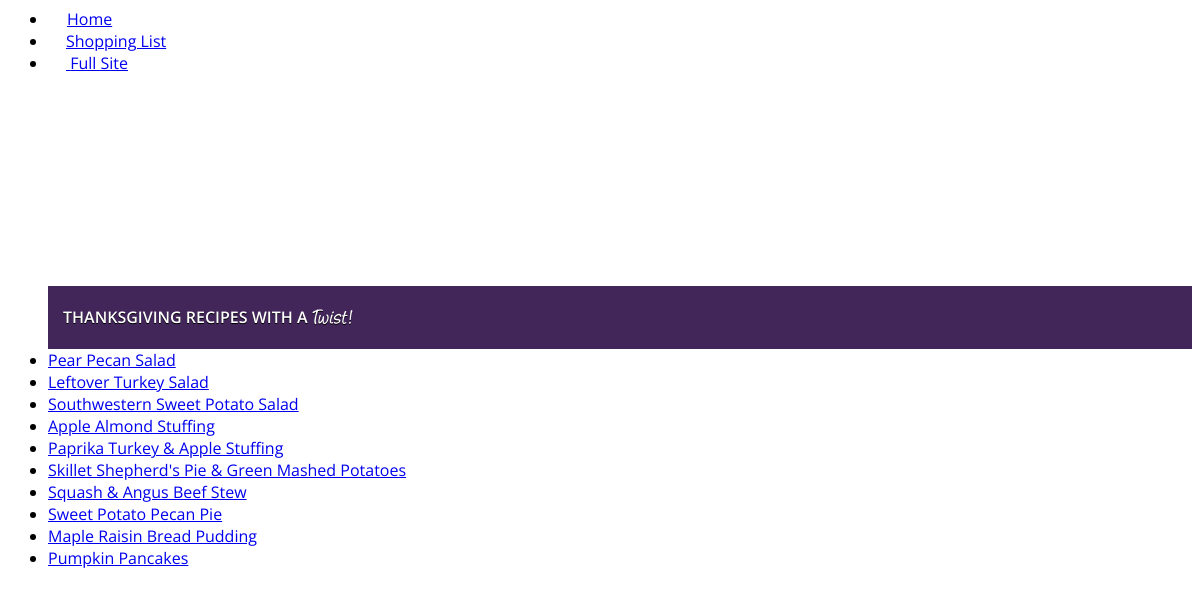
Before: / with the older database file.
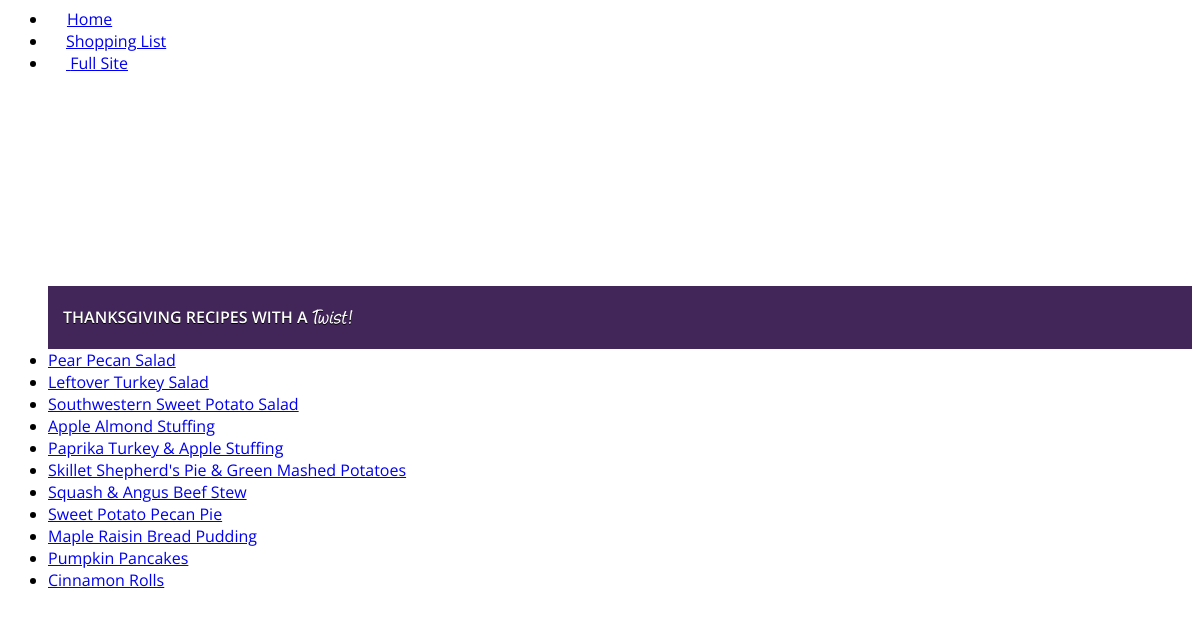
After: the same page with the newer database file.
### tables this page shows
CREATE TABLE `sweetbay_recipes` (
  `id` int(11) unsigned NOT NULL auto_increment,
  `title` tinytext,
  `longtitle` text,
  `ingredients` text,
  `directions` text,
  `servings` int(11) default NULL,
  `preptime` tinytext,
  `cooktime` tinytext,
  `image` text,
  `grocerylist` text,
  `seo` text,
  PRIMARY KEY  (`id`)
);

### index.php (the view, shortened to what this page needs)
<!DOCTYPE>
<html>
	<head>
		<?php
		include_once ('includes/head.php');
		?>
	</head>
	<body>
		<div data-role="page" data-theme="s"  data-content-theme="s" id="home">
			<?php
			include_once ('includes/header.php');
			?>
			<div data-role="content">
				<ul data-role="listview" data-inset="true" data-theme="h">
					<li data-role="list-divider" role="heading" class="ui-bar-h header">Thanksgiving Recipes With A <span class="cursive">Twist!</span></li>
					<?php
					$query = "SELECT id, title FROM sweetbay_recipes";
					$result = mysql_query($query);
					while ($row = mysql_fetch_assoc($result)) {
						echo "<li><a href=\"recipe.php?rid=" . $row['id'] . "\" data-transition=\"flip\" >" . $row['title'] . "</a></li>";
					}
					?>
				</ul>
			</div>
		</div>
	</body>
</html>

### includes/head.php (shortened to what this page needs)
<link rel="stylesheet" href="http://code.jquery.com/mobile/1.0rc2/jquery.mobile-1.0rc2.min.css" />
<link rel="stylesheet" type="text/css" href="css/s.css" />
<link rel="stylesheet" type="text/css" href="css/l.css" />
<link rel="stylesheet" type="text/css" href="css/h.css" />
<link rel="stylesheet" type="text/css" href="css/default.css" />
<link rel="stylesheet" type="text/css" href="css/webfontkit.css" />
<link type="text/css" rel="stylesheet" media="only screen and (max-device-width: 480px)" href="css/iphone.css" />
<link type="text/css" rel="stylesheet" media="only screen and (min-device-width: 768px) and (max-device-width: 1024px)" href="css/ipad.css" />

### includes/header.php
<div data-role="navbar" class="nav-s">
	<ul>
		<li style="width:25%;"><a href="index.php"><img class="custom-icon"  src="images/icons/home.png" />Home</a></li>
		<li style="width:45%;"><a href="list.php"><img class="custom-icon" src="images/icons/plus.png" />Shopping List</a></li>
		<li style="width:30%;"><a href="http://www.sweetbaysupermarket.com" rel="external"><img class="custom-icon" src="images/icons/fullsite.png" /> Full Site</a></li>
	</ul>
</div>
<div id="logo" align="center"><img src="images/logo.png" />
</div>

### css/s.css (style rules this page uses)
.nav-s img.custom-icon { height: 13px; display: inline; vertical-align: middle; margin-right: 5px; padding-bottom: 3px; }

### css/h.css (style rules this page uses)
.ui-bar-h { border: 0px solid #ccc ; background: #422559 ; color: #fff ; text-shadow: 0 1px 0 #000 ; padding: 1.2em 75px 1.2em 15px; font-family: 'Open Sans', Helvetica, Arial, sans-serif ; font-weight: 600; letter-spacing:; text-transform: uppercase; }
.ui-bar-h.header { padding-right:10px; }

### css/default.css (style rules this page uses)
body { font-family: 'Open Sans', Helvetica, Arial, sans-serif ; }
.cursive { font-family: 'PonyTaleRegular'; text-transform: none; font-weight: normal !important; font-size: 1.2em; }
#logo img { padding-top: 10px; width: 50%; color: #999; }

Changed rows visible on the page:
added sweetbay_recipes: title "Cinnamon Rolls"
